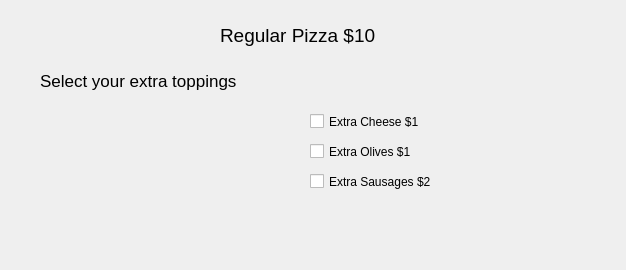
<?xml version="1.0" encoding="UTF-8"?>
<ui version="4.0">
 <class>Dialog</class>
 <widget class="QDialog" name="Dialog">
  <property name="geometry">
   <rect>
    <x>0</x>
    <y>0</y>
    <width>626</width>
    <height>270</height>
   </rect>
  </property>
  <property name="windowTitle">
   <string>Dialog</string>
  </property>
  <widget class="QLabel" name="label">
   <property name="geometry">
    <rect>
     <x>220</x>
     <y>20</y>
     <width>161</width>
     <height>31</height>
    </rect>
   </property>
   <property name="font">
    <font>
     <pointsize>14</pointsize>
    </font>
   </property>
   <property name="text">
    <string>Regular Pizza $10</string>
   </property>
  </widget>
  <widget class="QLabel" name="label_2">
   <property name="geometry">
    <rect>
     <x>40</x>
     <y>60</y>
     <width>211</width>
     <height>41</height>
    </rect>
   </property>
   <property name="font">
    <font>
     <pointsize>13</pointsize>
    </font>
   </property>
   <property name="text">
    <string>Select your extra toppings</string>
   </property>
  </widget>
  <widget class="QCheckBox" name="checkBoxExtraCheese">
   <property name="geometry">
    <rect>
     <x>310</x>
     <y>110</y>
     <width>131</width>
     <height>23</height>
    </rect>
   </property>
   <property name="text">
    <string>Extra Cheese $1</string>
   </property>
  </widget>
  <widget class="QCheckBox" name="checkBoxExtraOlives">
   <property name="geometry">
    <rect>
     <x>310</x>
     <y>140</y>
     <width>131</width>
     <height>23</height>
    </rect>
   </property>
   <property name="text">
    <string>Extra Olives $1</string>
   </property>
  </widget>
  <widget class="QCheckBox" name="checkBoxExtraSausages">
   <property name="geometry">
    <rect>
     <x>310</x>
     <y>170</y>
     <width>151</width>
     <height>23</height>
    </rect>
   </property>
   <property name="text">
    <string>Extra Sausages $2</string>
   </property>
  </widget>
  <widget class="QLabel" name="totalPrice">
   <property name="geometry">
    <rect>
     <x>40</x>
     <y>210</y>
     <width>241</width>
     <height>31</height>
    </rect>
   </property>
   <property name="text">
    <string/>
   </property>
  </widget>
 </widget>
 <resources/>
 <connections/>
</ui>
